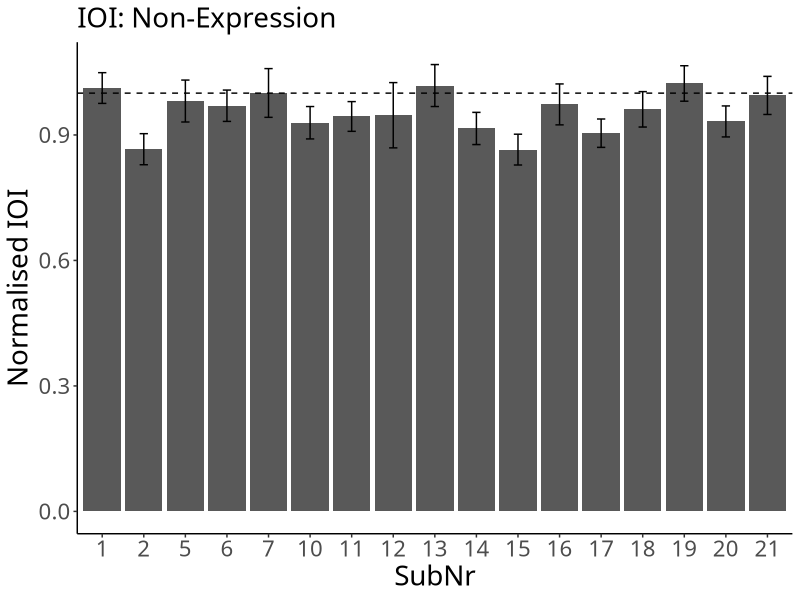
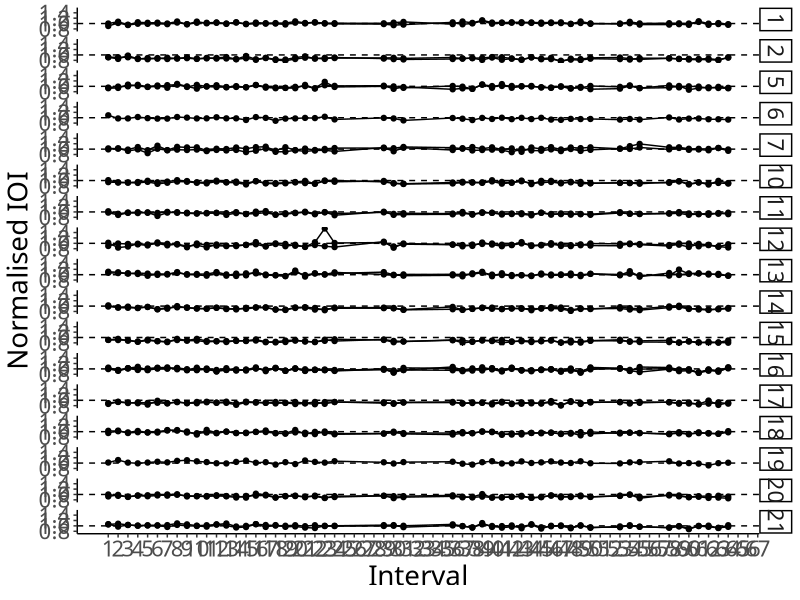
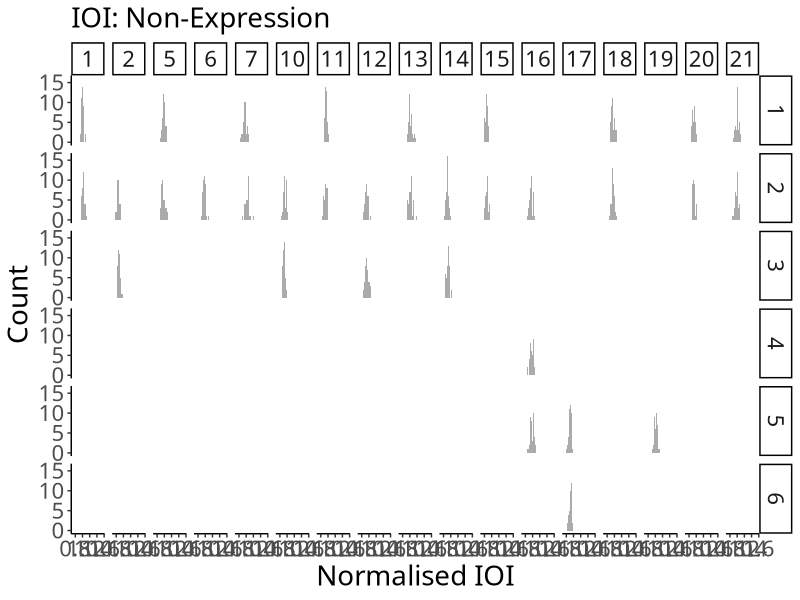
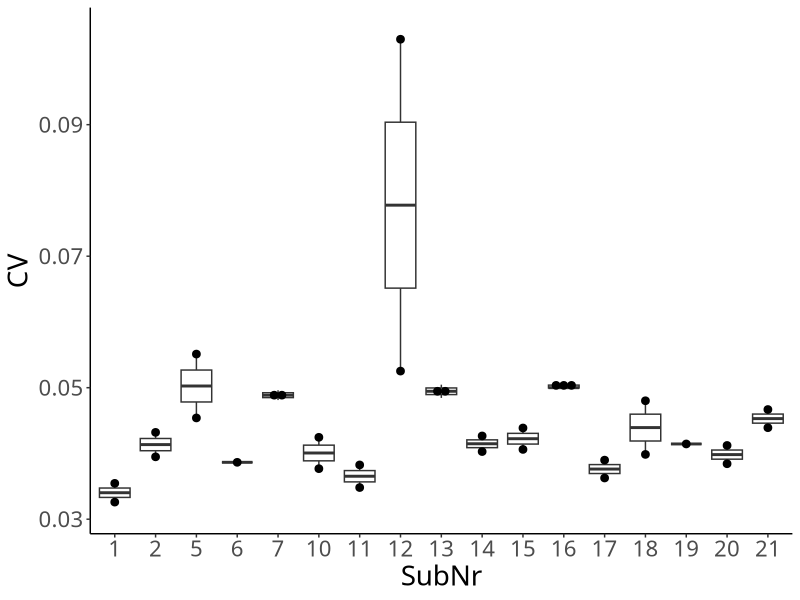

Here is the R script that generated these plots, in order:
## ---- chunk 1
# packages
# data manipulation
if (!require("data.table")) {install.packages("data.table"); require("data.table")}
# plot
if (!require("ggplot2")) {install.packages("ggplot2"); require("ggplot2")}

# ggplots
theme_set(theme_classic())
theme_update(text = element_text(size = 20, family = "Helvetica Neue LT Std 57 Condensed"), legend.position = "bottom")
## ---- chunk 2
dt_ioi <- fread("./preprocessor/filtered/data_onset.csv", header = T, sep = ",", dec = ".") # read a filtered csv

# SubNr as a factor
dt_ioi$SubNr <- as.factor(dt_ioi$SubNr)

# assign RowNr
dt_ioi$RowNr <- rep(1:72, nrow(dt_ioi)/72)
## ---- chunk 3
# calculate normIOIs
dt_ioi$IOI <- diff(c(0, dt_ioi$TimeStamp))

# convert bpm to ms
dt_ioi[Tempo == 120]$Tempo <- 250
dt_ioi[Tempo == 110]$Tempo <- 273
dt_ioi[Tempo == 100]$Tempo <- 300

# normalise IOIs
dt_ioi$normIOI <- dt_ioi$IOI/dt_ioi$Tempo

# remove the first note
dt_ioi <- dt_ioi[RowNr != 1]

# assign Interval
dt_ioi$Interval <- rep(1:71, nrow(dt_ioi)/71)

# remove irrelevant intervals
ls_irrelevant <- list(c(25:28), c(32:35), c(51:52), c(56:57), c(65:71))
dt_ioi$EighthNote <- "Yes"

for (phrase in 1:length(ls_irrelevant)){
  for (note in 1:length(ls_irrelevant[[phrase]])){
    dt_ioi[Interval == ls_irrelevant[[phrase]][note]]$EighthNote <- "No"
  }
}
## ---- chunk 4
# For each individual
ioi <- dt_ioi[EighthNote == "Yes", .(N = length(normIOI), Mean = mean(normIOI), SD = sd(normIOI)), by = .(SubNr)]
print(ioi)
## ---- chunk 5
p_ioi <- ggplot(data = ioi, aes(x = SubNr, y = Mean)) +
  geom_bar(stat = "identity", position = position_dodge()) +
  geom_errorbar(aes(ymin = Mean - SD, ymax = Mean + SD),
                width = .2, position = position_dodge(.9)) +
  geom_hline(yintercept = 1, linetype = "dashed") + # Tempo
  labs(y = "Normalised IOI", subtitle = "IOI: Non-Expression")
p_ioi
## ---- chunk 6
# For each individual
ioi_seq <- dt_ioi[EighthNote == "Yes", .(N = length(normIOI), Mean = mean(normIOI)), by = .(SubNr, TrialNr, Interval)]

p_ioi_seq <- ggplot(data = ioi_seq, aes(x = Interval, y = Mean, group = TrialNr)) +
  geom_line() +
  geom_point() +
  geom_hline(yintercept = 1, linetype = "dashed") + # Tempo
  facet_grid(SubNr ~ .) +
  labs(x = "Interval", y = "Normalised IOI") + scale_x_continuous(breaks=seq(1,71,1))
p_ioi_seq
## ---- chunk 7
p_ioi_dis <- ggplot(dt_ioi[EighthNote == "Yes"], aes(x = normIOI)) +
  geom_histogram(binwidth = .02, alpha = .5, position = "identity") +
  facet_grid(TrialNr ~ SubNr) +
  labs(x = "Normalised IOI", y = "Count", subtitle = "IOI: Non-Expression")
p_ioi_dis
## ---- chunk 8
# Group mean
ioi_all <- ioi[, .(N = length(Mean), Mean = mean(Mean), SD = sd(Mean))]
print(ioi_all)
## ---- chunk 9
excluded_ioi <- ioi[Mean < ioi_all$Mean+3*ioi_all$SD & Mean > ioi_all$Mean-3*ioi_all$SD]
print(excluded_ioi)
## ---- chunk 10
# for each participant
cv <- dt_ioi[EighthNote == "Yes", .(N = length(normIOI), CV = sd(normIOI)/mean(normIOI)) , by = .(SubNr, TrialNr)]
cv
## ---- chunk 11
p_cv_box <- ggplot(cv, aes(x = SubNr, y = CV)) +
  geom_boxplot() +
  geom_dotplot(binaxis = 'y', stackdir = 'center', dotsize = 0.5)
p_cv_box
## ---- chunk 12
# for all
cv_all <- cv[, .(N = length(CV), Mean = mean(CV), SD = sd(CV))]
print(cv_all)
## ---- chunk 13
excluded_cv <- cv[CV < cv_all$Mean+3*(cv_all$SD) & CV > cv_all$Mean-3*cv_all$SD]
print(excluded_cv)
## ---- chunk 14
fwrite(excluded_cv, "./onset_valid.csv")
